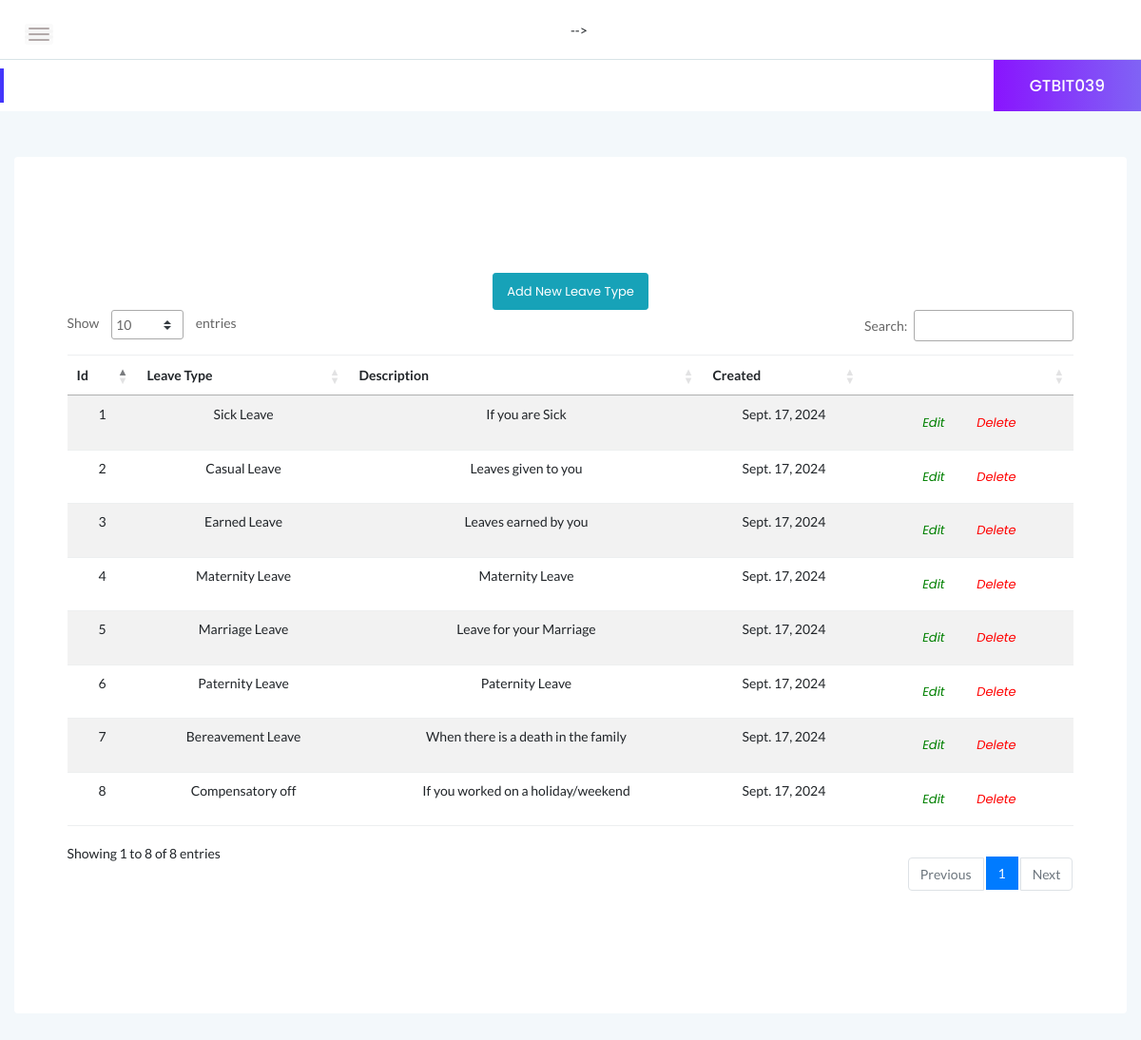
Screenshot of /myadmin/leavetype-list/ (signed in) with the database file from the repository.
### myadmin/models.py (models this page shows, shortened)
class LeaveType(models.Model):
    leavetype = models.CharField(max_length=255)
    Description = models.TextField()
    PostingDate = models.DateField(auto_now_add=True)

### myadmin/views.py (the view)
# urls.py: path('leavetype-list/', views.leave_type_list, name='leavetype_list'),
@login_required
def leave_type_list(request):
    leave_types = LeaveType.objects.all()  # Query all leave types
    return render(request, 'admin/leave_type_list.html', {'leave_types': leave_types})

### myadmin/templates/admin/leave_type_list.html (shortened to what this page needs)
{% extends 'admin/leave_type_section.html' %}

### myadmin/templates/admin/leave_type_section.html (shortened to what this page needs)
{% load static %}
<!DOCTYPE html>
<html class="no-js" lang="en">
<head>
{% include 'admin/top.html' %}
</head>
<body>
{% include 'admin/sidebars.html' %}
        <div class="main-content-inner">
            <div class="row">
                <div class="col-12 mt-5">
                    <div class="card">
            <div class="main-content-inner">
                <div class="row">
                    <div class="col-12 mt-5">
                        <div class="card">
                            <div class="card-body">
                                <center><a href="{% url 'myadmin:add_leave_type' %}" class="btn btn-sm btn-info">Add New Leave Type</a></center>
                                <table id="dataTable3" class="table table-hover table-striped text-center">
                                    <thead class="text-capitalize">
                                        <tr>
                                            <th>Id</th>
                                            <th>Leave Type</th>
                                            <th>Description</th>
                                            <th>Created</th>
                                            <th></th>
                                        </tr>
                                    </thead>
                                    <tbody>
                                    {% for leave_type in leave_types %}
                                        <tr>
                                            <td>{{ forloop.counter }}</td>
                                            <td>{{ leave_type.leavetype }}</td>
                                            <td>{{ leave_type.Description }}</td>
                                            <td>{{ leave_type.PostingDate }}</td>
                                            <td>
                                                <a href="{% url 'myadmin:update_leave_type' lid=leave_type.id %}">
    <i class="btn btn-sm" style="color:green">Edit</i>
</a>
                                                <a href="{% url 'myadmin:leave_deleter' %}?del={{ leave_type.id }}" onclick="return confirm('Do you want to delete?');"><i class="btn btn-sm" style="color:red">Delete</i></a>
                                            </td>
                                        </tr>
                                    {% endfor %}
                                    </tbody>
                                </table>
                            </div>
                        </div>
                    </div>
                </div>
            </div>
        </div>
    </div>
                    </div>
                </div>
            </div>
        </div>
    </div>
</div>
    </div>
</body>
</html>

### myadmin/templates/admin/sidebars.html (shortened to what this page needs)
{% load static %}
    <div class="page-container">
        <div class="main-content">
            <div class="header-area">
                <div class="row align-items-center">
                    <div class="col-md-6 col-sm-8 clearfix">
                        <div class="nav-btn pull-left">
                            <span></span>
                            <span></span>
                            <span></span>
                        </div>
                    </div>
                        </ul> -->
                </div>
            </div>
            <div class="page-title-area">
                <div class="row align-items-center">
                    <div class="col-sm-6">
                    </div>
                    <div class="col-sm-6 clearfix">
                        <div class="user-profile pull-right">
                            <h4 class="user-name dropdown-toggle" data-toggle="dropdown">{{ user.username }} </h4>
                        </div>
                    </div>
                </div>
            </div>
            <div class="main-content-inner">
                <div class="row">
                    <div class="col-12 mt-5">
                        <div class="card">

### assets/css/styles.css (style rules this page uses)
.page-container { width: 100%; height: 100%; min-height: 100vh; padding-left: 280px; -webkit-transition: padding-left 0.3s ease 0s; transition: padding-left 0.3s ease 0s; }
.sbar_collapsed.page-container { padding-left: 0; }
.card { border: none; border-radius: 4px; background-color: #fff; -webkit-transition: all 0.3s ease 0s; transition: all 0.3s ease 0s; }
.card-body { padding: 25.6px; padding: 1.6rem; }
.main-content { width: 100%; background: #f3f8fb; }
.main-content-inner { padding: 0 30px 50px; }
.header-area { padding: 15px 30px; background: #fff; border-bottom: 1px solid #d8e3e7; }
.nav-btn { margin: 10px 30px 0 0; cursor: pointer; }
.nav-btn span { display: block; width: 22px; height: 2px; background: #b3aaaa; margin: 4px 0; border-radius: 15px; -webkit-transition: all 0.3s ease 0s; transition: all 0.3s ease 0s; box-shadow: 0 0 0 4px rgba(99, 96, 96, 0.03); }
.nav-btn span:nth-child(2) { opacity: 0; }
.nav-btn span:first-child { -webkit-transform: rotate(45deg) translate(5px, 5px); transform: rotate(45deg) translate(5px, 5px); }
.nav-btn span:last-child { -webkit-transform: rotate(-45deg) translate(3px, -3px); transform: rotate(-45deg) translate(3px, -3px); }
.sbar_collapsed .nav-btn span { transform: none; opacity: 1; }
.page-title-area { padding: 0 30px; background: #fff; position: relative; }
.page-title-area:before { content: ""; position: absolute; left: 0; top: 50%; width: 4px; height: 36px; background: var(--primary-color); -webkit-transform: translateY(-50%); transform: translateY(-50%); }
.user-profile { margin-right: -30px; display: -webkit-box; display: -ms-flexbox; display: flex; -webkit-box-align: center; -ms-flex-align: center; align-items: center; -ms-flex-wrap: wrap; flex-wrap: wrap; background: -webkit-linear-gradient(left, #8914fe 0%, #8063f5 100%); background: linear-gradient(to right, #8914fe 0%, #8063f5 100%); padding: 17px 38px; position: relative; }
.user-name { font-size: 17px; font-weight: 500; color: #fff; letter-spacing: 0; cursor: pointer; -webkit-user-select: none; -moz-user-select: none; -ms-user-select: none; user-select: none; }
.notification-area .dropdown-toggle, .user-name.dropdown-toggle { position: relative; }
.notification-area .dropdown-toggle:after, .user-name.dropdown-toggle:after { display: none; }
.btn { padding: 11px 17px; font-size: 13px; letter-spacing: 0; }
.btn-sm { padding: 9px 14px; }
table tr th { border-bottom: none; }
table tr th, table tr td { border-top: 1px solid rgba(120, 130, 140, 0.13) !important; }
table.dataTable.no-footer { border-bottom: 1px solid rgba(120, 130, 140, 0.13) !important; }
table.dataTable thead th, table.dataTable thead td { border-bottom-color: transparent; }

### rows the page displays
LeaveType: leavetype "Sick Leave", Description "If you are Sick", PostingDate "Sept. 17, 2024"
LeaveType: leavetype "Casual Leave", Description "Leaves given to you", PostingDate "Sept. 17, 2024"
LeaveType: leavetype "Earned Leave", Description "Leaves earned by you", PostingDate "Sept. 17, 2024"
LeaveType: leavetype "Maternity Leave", Description "Maternity Leave", PostingDate "Sept. 17, 2024"
LeaveType: leavetype "Marriage Leave", Description "Leave for your Marriage", PostingDate "Sept. 17, 2024"
LeaveType: leavetype "Paternity Leave", Description "Paternity Leave", PostingDate "Sept. 17, 2024"
LeaveType: leavetype "Bereavement Leave", Description "When there is a death in the family", PostingDate "Sept. 17, 2024"
LeaveType: leavetype "Compensatory off", Description "If you worked on a holiday/weekend", PostingDate "Sept. 17, 2024"

### other values shown
{{ user.username }} "GTBIT039"
